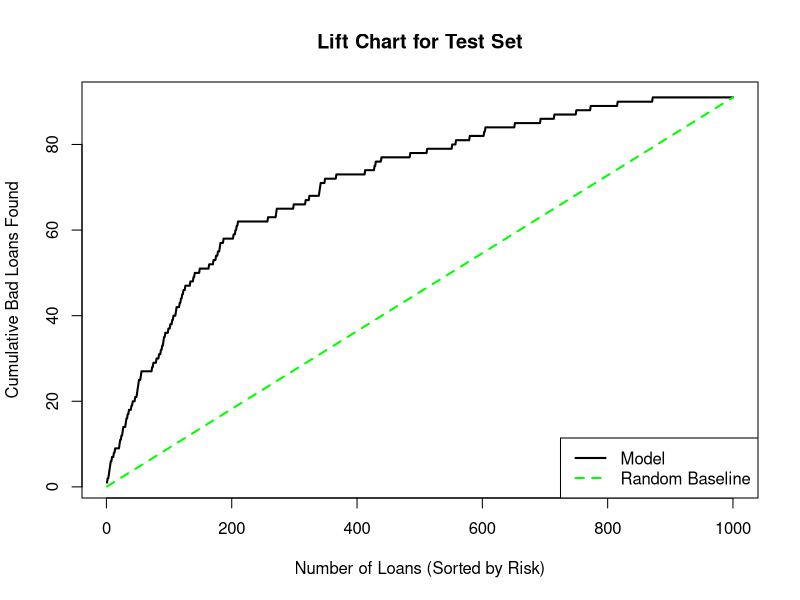

Generate this figure with R:
# 1. Load the dataset
# Ensure the CSV file is in your R working directory, or provide the full path.
loan_data <- read.csv("LoanData.csv", stringsAsFactors = TRUE)

# 2. Recode the 'Status' variable
# The original levels are "Current", "Default", "Late".
# We will map "Current" to 0 and both "Default" and "Late" to 1.
levels(loan_data$Status) <- c(0, 1, 1)
# Convert the factor to a numeric variable for the model
loan_data$Status <- as.numeric(as.character(loan_data$Status))

# 3. Recode 'Debt.To.Income.Ratio' into a new 'Ratio' factor
# Define the break points and labels for the new categories.
loan_data$Ratio <- cut(loan_data$Debt.To.Income.Ratio, 
                       breaks = c(-Inf, 0.1, 0.3, Inf), 
                       labels = c("low", "medium", "high"), 
                       right = FALSE) # right=FALSE means intervals are [min, max)

# 4. Fit the logistic regression model
# We use glm() with family=binomial for logistic regression.
# The formula specifies 'Status' as the dependent variable.
log_model <- glm(Status ~ Credit.Grade + Amount + Age + Borrower.Rate + Ratio, 
                 family = binomial, 
                 data = loan_data)

# 5. Display the model summary
summary(log_model)

# 6. In-sample fitting evaluation with a 0.5 cutoff probability
# Predict probabilities on the training data. 'type = "response"' gives us probabilities.
in_sample_pred <- predict(log_model, newdata = loan_data, type = "response")

# Create a confusion matrix using a 0.5 cutoff.
# floor(in_sample_pred + 0.5) converts probabilities >= 0.5 to 1 and < 0.5 to 0.
confusion_matrix <- table(Actual = loan_data$Status, Predicted = floor(in_sample_pred + 0.5))

# 7. Display the confusion matrix
print(confusion_matrix)

# 8. Calculate the optimal cutoff probability
# With symmetric costs of misclassification, the optimal cutoff is the proportion of the minority class (Status = 1).
# This is because we want to classify an observation as the majority class (Status = 0) only if its predicted probability of being in the majority class is higher than the proportion of the majority class.
# This is equivalent to using the proportion of the minority class as the threshold for predicting the minority class.
class_proportions <- table(loan_data$Status)
cutoff_prob <- class_proportions["1"] / sum(class_proportions)

# The helper file uses an equivalent but less direct calculation: floor(pred + (1 - cutoff_prob)).
# This is the same as classifying as 1 if pred >= cutoff_prob.

# 9. Explain the new cutoff probability
cat("\nThe proportion of loans that are 'Default' or 'Late' (Status = 1) is:", round(cutoff_prob, 4), "\n")
cat("With symmetric misclassification costs, this proportion is used as the new cutoff probability.\n")
cat("This is because if we predict every loan to be 'Current' (Status = 0), our accuracy would be the proportion of 'Current' loans. We use the model to do better than that baseline.\n")

# 10. Create a new confusion matrix with the updated cutoff
confusion_matrix_updated <- table(Actual = loan_data$Status, Predicted = ifelse(in_sample_pred >= cutoff_prob, 1, 0))

# 11. Display the new confusion matrix
print(confusion_matrix_updated)

# 12. Calculate and display the overall in-sample misclassification rate
misclassification_rate <- (confusion_matrix_updated[1, 2] + confusion_matrix_updated[2, 1]) / sum(confusion_matrix_updated)

cat("\nThe overall in-sample misclassification rate with the updated cutoff is:", round(misclassification_rate, 4), "\n")

# --- Out-of-Sample Validation ---

# 13. Set a seed for reproducible random sampling
set.seed(123) # Using a seed ensures you get the same random split every time.

# 14. Randomly select indices for the training set
train_indices <- sample(1:nrow(loan_data), 4611)
train_data <- loan_data[train_indices, ]
test_data <- loan_data[-train_indices, ]

# 15. Fit the logistic model on the training set
log_model_oos <- glm(Status ~ Credit.Grade + Amount + Age + Borrower.Rate + Ratio, 
                     family = binomial, 
                     data = train_data)

# 16. Calculate the optimal cutoff using the TRAINING data proportion
oos_class_proportions <- table(train_data$Status)
oos_cutoff_prob <- oos_class_proportions["1"] / sum(oos_class_proportions)

cat("\n--- Out-of-Sample Validation ---\n")
cat("Optimal cutoff probability based on training data:", round(oos_cutoff_prob, 4), "\n")

# 17. Predict probabilities on the test set
out_of_sample_pred <- predict(log_model_oos, newdata = test_data, type = "response")

# 18. Create the out-of-sample confusion matrix
confusion_matrix_oos <- table(Actual = test_data$Status, Predicted = ifelse(out_of_sample_pred >= oos_cutoff_prob, 1, 0))
print(confusion_matrix_oos)

# 19. Calculate and display the out-of-sample prediction accuracy rate
accuracy_rate_oos <- (confusion_matrix_oos[1, 1] + confusion_matrix_oos[2, 2]) / sum(confusion_matrix_oos)
cat("\nOut-of-sample prediction accuracy rate:", round(accuracy_rate_oos, 4), "\n")

# --- Lift Chart Generation ---

# 20. Prepare data for the lift chart
# Create a data frame with predicted probabilities and actual outcomes for the test set.
lift_data <- data.frame(Prediction = out_of_sample_pred, Actual = test_data$Status)

# Sort the data frame by prediction probability in descending order.
lift_data_sorted <- lift_data[order(lift_data$Prediction, decreasing = TRUE), ]

# 21. Calculate the baseline (random) performance
# This is the overall proportion of bad loans in the test set.
baseline_prob <- mean(test_data$Status)

# 22. Use a FOR loop to calculate the cumulative lift
num_loans <- nrow(test_data)
cumulative_bad_loans <- numeric(num_loans)
random_baseline <- numeric(num_loans)

for (i in 1:num_loans) {
  # Cumulative bad loans found by the model
  cumulative_bad_loans[i] <- sum(lift_data_sorted$Actual[1:i])
  # Expected bad loans if selected randomly
  random_baseline[i] <- i * baseline_prob
}

# 23. Plot the lift chart
plot(1:num_loans, cumulative_bad_loans, type = 'l', col = 'black', lwd = 2,
     xlab = "Number of Loans (Sorted by Risk)", ylab = "Cumulative Bad Loans Found",
     main = "Lift Chart for Test Set")
lines(1:num_loans, random_baseline, col = 'green', lwd = 2, lty = 2)
legend("bottomright", legend = c("Model", "Random Baseline"), col = c("black", "green"), lwd = 2, lty = c(1, 2))

# --- 20-Fold Random Sample Validation ---

# 24. Initialize a vector to store accuracy rates from each fold
accuracy_rates_20_fold <- numeric(20)

cat("\n--- 20-Fold Random Sample Validation ---\n")

# 25. Loop 20 times to get a robust measure of out-of-sample accuracy
for (j in 1:20) {
  # Create a new random split for each iteration
  train_indices_j <- sample(1:nrow(loan_data), 4611)
  train_data_j <- loan_data[train_indices_j, ]
  test_data_j <- loan_data[-train_indices_j, ]
  
  # Fit the model on the current training fold
  log_model_j <- glm(Status ~ Credit.Grade + Amount + Age + Borrower.Rate + Ratio, 
                     family = binomial, 
                     data = train_data_j)
  
  # Calculate the cutoff probability from the current training fold's proportions
  cutoff_prob_j <- table(train_data_j$Status)["1"] / sum(table(train_data_j$Status))
  
  # Predict on the current test fold
  pred_j <- predict(log_model_j, newdata = test_data_j, type = "response")
  
  # Calculate accuracy for the current fold
  cm_j <- table(Actual = test_data_j$Status, Predicted = ifelse(pred_j >= cutoff_prob_j, 1, 0))
  accuracy_rates_20_fold[j] <- (cm_j[1, 1] + cm_j[2, 2]) / sum(cm_j)
}

# 26. Display the results
cat("Accuracy rates for 20 random test samples:\n")
print(round(accuracy_rates_20_fold, 4))
cat("\nMean out-of-sample prediction accuracy:", round(mean(accuracy_rates_20_fold), 4), "\n")
